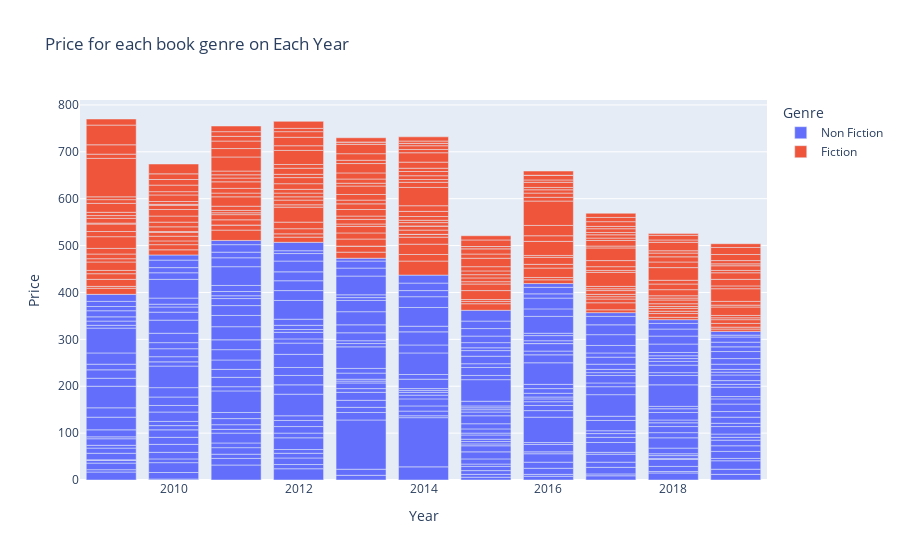

The cell this chart's notebook holds for it:
### Markdown cell above
* The author Jeff Kinney have user rating progressing positively from 2010 to 2017
* Harper Lee have also a very good progressing User Rating
* Alice Schertle , Delegates of the Constitutional and Stephenie Meyer have books in 2010,2014 and 2016 with lower rate despide the lower price of the book.
*  RH Disney has a constant User rating of his book

### Code cell
# Create a stacked bar plot

px.bar(df,
       x = 'Year',
      y= 'Price',
      color ='Genre',
      title ='Price for each book genre on Each Year',
      labels ={'x': 'Prices', 'y': 'Years'})

### Figure 1 — Plotly figure (JSON) as saved in the notebook; plotly's stock layout.template omitted (floating-point values rounded to 4 significant figures; data arrays with more than 128 entries replaced by an {"elided": "..."} marker saying what was removed)
{"data": [{"alignmentgroup": "True", "hovertemplate": "Genre=Non Fiction<br>Year=%{x}<br>Price=%{y}<extra></extra>", "legendgroup": "Non Fiction", "marker": {"color": "#636efa", "pattern": {"shape": ""}}, "name": "Non Fiction", "offsetgroup": "Non Fiction", "orientation": "v", "showlegend": true, "textposition": "auto", "type": "bar", "x": {"elided": "310 int values"}, "xaxis": "x", "y": {"elided": "310 int values"}, "yaxis": "y"}, {"alignmentgroup": "True", "hovertemplate": "Genre=Fiction<br>Year=%{x}<br>Price=%{y}<extra></extra>", "legendgroup": "Fiction", "marker": {"color": "#EF553B", "pattern": {"shape": ""}}, "name": "Fiction", "offsetgroup": "Fiction", "orientation": "v", "showlegend": true, "textposition": "auto", "type": "bar", "x": {"elided": "240 int values"}, "xaxis": "x", "y": {"elided": "240 int values"}, "yaxis": "y"}], "layout": {"barmode": "relative", "legend": {"title": {"text": "Genre"}, "tracegroupgap": 0}, "title": {"text": "Price for each book genre on Each Year"}, "xaxis": {"anchor": "y", "domain": [0, 1], "title": {"text": "Year"}}, "yaxis": {"anchor": "x", "domain": [0, 1], "title": {"text": "Price"}}}}
